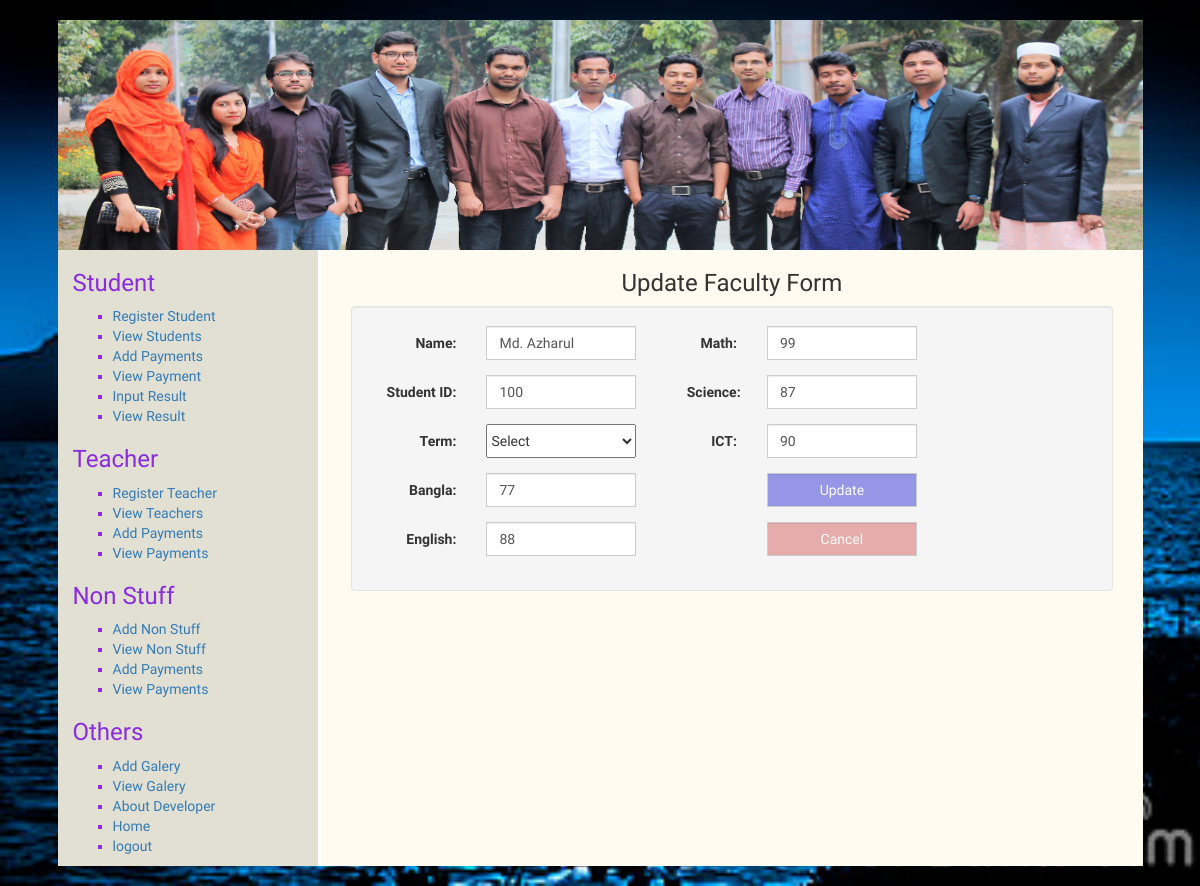
/updateResult.php?id=1 (signed in), run on the app's committed database.
### tables this page shows
CREATE TABLE IF NOT EXISTS `result` (
  `id` int(11) NOT NULL AUTO_INCREMENT,
  `name` varchar(11) NOT NULL,
  `sid` varchar(11) NOT NULL,
  `term` varchar(11) NOT NULL,
  `bangla` text NOT NULL,
  `english` varchar(11) NOT NULL,
  `math` varchar(11) NOT NULL,
  `science` varchar(11) NOT NULL,
  `ict` varchar(11) NOT NULL,
  PRIMARY KEY (`id`)
);

### updateResult.php (the view, shortened to what this page needs)
<?php include("header.php"); ?>
<?php
	$id = isset($_GET['id'])?$_GET['id']:"";
 ?>
					<?php include("config.php"); ?>
					<?php
							$sql="SELECT * FROM result WHERE id = $id ";
							$result = $conn->query($sql);
							if ($result->num_rows > 0) {
							    while($row  = $result->fetch_assoc()) {
							        $name 	= $row["name"];
							        $sid 	= $row["sid"];
							        $term    = $row["term"];
							        $bangla    = $row["bangla"];
							        $english    = $row["english"];
							        $math    = $row["math"];
							        $science    = $row["science"];
							        $ict    = $row["ict"];
							    }
							}
					?>
		<div class="col-md-12">
			<?php include("leftMenu.php"); ?>
			<div class="col-md-9 hstu">
					<h3 class="text-center">Update Faculty Form</h3>
					<form class="well form-horizontal" action="" method="post" id="contact_form">
						<fieldset>
						<div class="col-md-5">
							<div class="form-group">
						        <label class="col-md-4 control-label">Name:</label>
						        <div class="col-md-4 inputGroupContainer">
						          <div class="input-group">
						           	<input name="name" placeholder="Full Name" class="form-control" type="text" required="required" value="<?php echo $name; ?>">
						           </div>
						        </div>
     						 </div>
     						 <div class="form-group">
						        <label class="col-md-4 control-label">Student ID:</label>
						        <div class="col-md-4 inputGroupContainer">
						          <div class="input-group">
						           	<input name="sid" placeholder="student ID" class="form-control" type="number" required="required" value="<?php echo $sid; ?>">
						           </div>
						        </div>
     						 </div>
     						 <div class="form-group">
						        <label class="col-md-4 control-label">Term:</label>
						        <div class="col-md-4 inputGroupContainer">
						          <div class="input-group">
						           	<select name="term" id="" required="required" value="<?php echo $term; ?>">
						           		<option value="">Select</option>
						           	</select>
						           </div>
						        </div>
     						 </div>
     						 <div class="form-group">
						        <label class="col-md-4 control-label">Bangla:</label>
						        <div class="col-md-4 inputGroupContainer">
						          <div class="input-group">
						           	<input name="bangla" placeholder="Marks" class="form-control" type="text" value="<?php echo $bangla; ?>">
						           </div>
						        </div>
     						 </div>
     						 <div class="form-group">
						        <label class="col-md-4 control-label">English:</label>
						        <div class="col-md-4 inputGroupContainer">
						          <div class="input-group">
						           	<input name="english" placeholder="Marks" class="form-control" type="text" value="<?php echo $english; ?>">
						           </div>
						        </div>
     						 </div>
     					</div>
						<div class="col-md-4">
     						 <div class="form-group">
						        <label class="col-md-4 control-label">Math:</label>
						        <div class="col-md-4 inputGroupContainer">
						          <div class="input-group">
						           	<input name="math" placeholder="Marks" class="form-control" type="text" value="<?php echo $math; ?>">
						           </div>
						        </div>
     						 </div>
     						 <div class="form-group">
						        <label class="col-md-4 control-label">Science:</label>
						        <div class="col-md-4 inputGroupContainer">
						          <div class="input-group">
						           	<input name="science" placeholder="Marks" class="form-control" type="text" value="<?php echo $science; ?>">
						           </div>
						        </div>
     						 </div>
     						 <div class="form-group">
						        <label class="col-md-4 control-label">ICT:</label>
						        <div class="col-md-4 inputGroupContainer">
						          <div class="input-group">
						           	<input name="ict" placeholder="Marks" class="form-control" type="text" value="<?php echo $ict; ?>">
						           </div>
						        </div>
     						 </div>
     						 <div class="form-group">
						        <label class="col-md-4 control-label"></label>
						        <div class="col-md-4 inputGroupContainer">
						          <div class="input-group">
						           	<input name="submit" placeholder="Address" class="form-control" type="submit" value="Update" style="background-color:#3739d580;;color:#fff;">
						           </div>
						        </div>
     						 </div>
     						 <div class="form-group">
						        <label class="col-md-4 control-label"></label>
						        <div class="col-md-4 inputGroupContainer">
						          <div class="input-group">
						           	<a href="entryResult.php"><input name="cancel" placeholder="Address" class="form-control" type="button" value="Cancel" style="background-color:#cf3f3f66;;color:#fff;"></a>
						           </div>
						        </div>
     						 </div>
     					</div>
						</fieldset>
					</form>
			</div>
		</div>
		<?php include("footer.php"); ?>

### style.css (style rules this page uses)
body { padding: 5px auto; font-family: 'El Messiri', sans-serif; background:url(img/backimg2.jpg) fixed no-repeat; background-size:cover; }
a,a:hover { text-decoration:none; }
.input-group input[type="text"],.input-group input[type="email"],.input-group input[type="date"],.input-group input[type="password"] { width: 150px; }
.input-group input[type="submit"],.input-group input[type="button"],.input-group input[type="password"],.input-group input[type="file"] { width: 150px; }
.input-group input[type="file"],.input-group input[type="number"] { width: 150px; }
select,button[type="submit"] { width: 150px; height: 34px; }
input[type="number"] { width: 150px important!; }

### data on the page
result: name "Md. Azharul", sid "100", bangla "77", english "88", math "99", science "87", ict "90"
